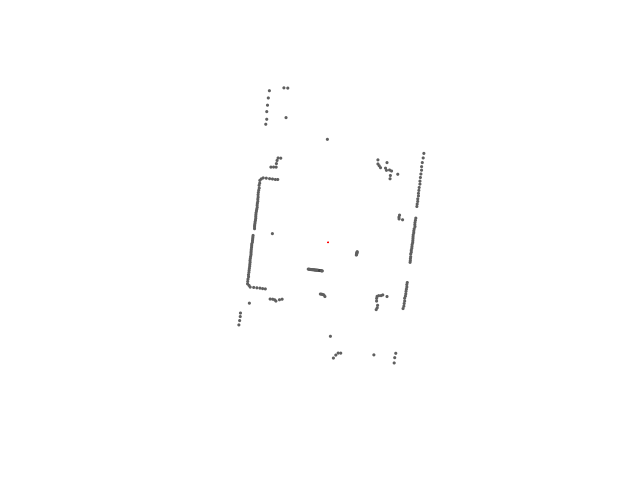
#> input picture robot/lidar/lidar.png, 640 x 480 px
$ python beacon_detector.py
#> lines starting #> are read from the running program, lines starting #| are printed output that depends on the picture; after the words box and inside, x2 and y2 are one past the last pixel; in counts of white or black regions, pixels touching at a corner belong together
import cv2
import numpy as np
import matplotlib
from matplotlib.pyplot import imshow
from matplotlib import pyplot as plt
import time
import asyncio

def main():

    t1 = time.time()
    #load image
    img = cv2.imread('./lidar.png')
#> img is the input picture: shape (480, 640, 3); mean B, G, R 254.3, 254.3, 254.3
    img = cv2.resize(img, (640, 480))

    cv2.imshow('image',img)
    cv2.waitKey(0)

    #find robot position
    lower_red = np.array([0, 0, 200], dtype = "uint8")
    upper_red= np.array([0, 0, 255], dtype = "uint8")
    mask = cv2.inRange(img, lower_red, upper_red)
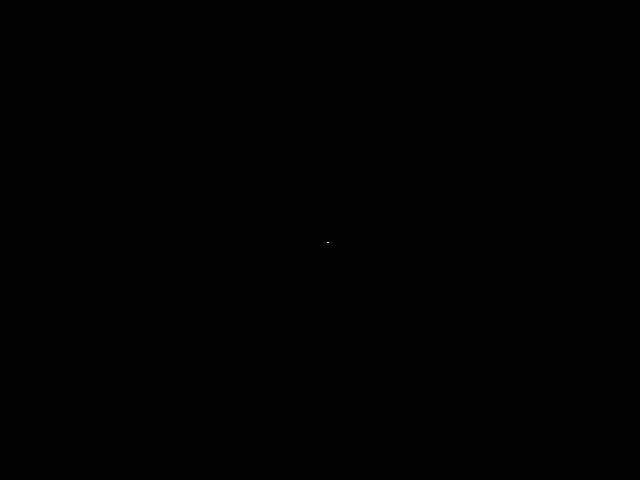
#> mask: shape (480, 640); 0% white in thin lines or dots, all inside (x1, y1, x2, y2) = (327, 242, 329, 243)
    robotPosition = cv2.findContours(mask, cv2.RETR_EXTERNAL, cv2.CHAIN_APPROX_SIMPLE)[0][0][0][0]
#> robotPosition = [327, 242]
    x = robotPosition[0]
#> x = 327
    y = robotPosition[1]
#> y = 242
    img = cv2.circle(img, (x, y), radius=0, color=(0, 0, 255), thickness=6)
#> img: shape (480, 640, 3); 0.01% of pixels changed, all inside (x1, y1, x2, y2) = (324, 239, 331, 246)

    kernel = np.ones((3, 3), np.uint8)
    #img = cv2.dilate(img, kernel, iterations=1)
    img= cv2.erode(img, kernel, iterations=1)
    #cv2.imshow('img', img)
    #cv2.waitKey(0)

    # read input and template image (only take template with 1 rotation)
    templatelist = [ ('C:/Users/arthu/Documents/GitHub/eirbot-2023-1A/robot/lidar/template.png', 15, 15, 0.9),('C:/Users/arthu/Documents/GitHub/eirbot-2023-1A/robot/lidar/template_face_hor.png', 15, 15, 0.9),('C:/Users/arthu/Documents/GitHub/eirbot-2023-1A/robot/lidar/template4.png', 15, 15, 0.8),('C:/Users/arthu/Documents/GitHub/eirbot-2023-1A/robot/lidar/template5.png', 20, 20, 0.8)]
    pts=[]
    for template in templatelist:

        xresized = template[1]
        yresized = template[2]
        threshold = template[3]
        img_gray = cv2.cvtColor(img, cv2.COLOR_BGR2GRAY)
        template = cv2.imread(template[0],0)
#> (the run stopped early here; a loop or call above may not have finished)
